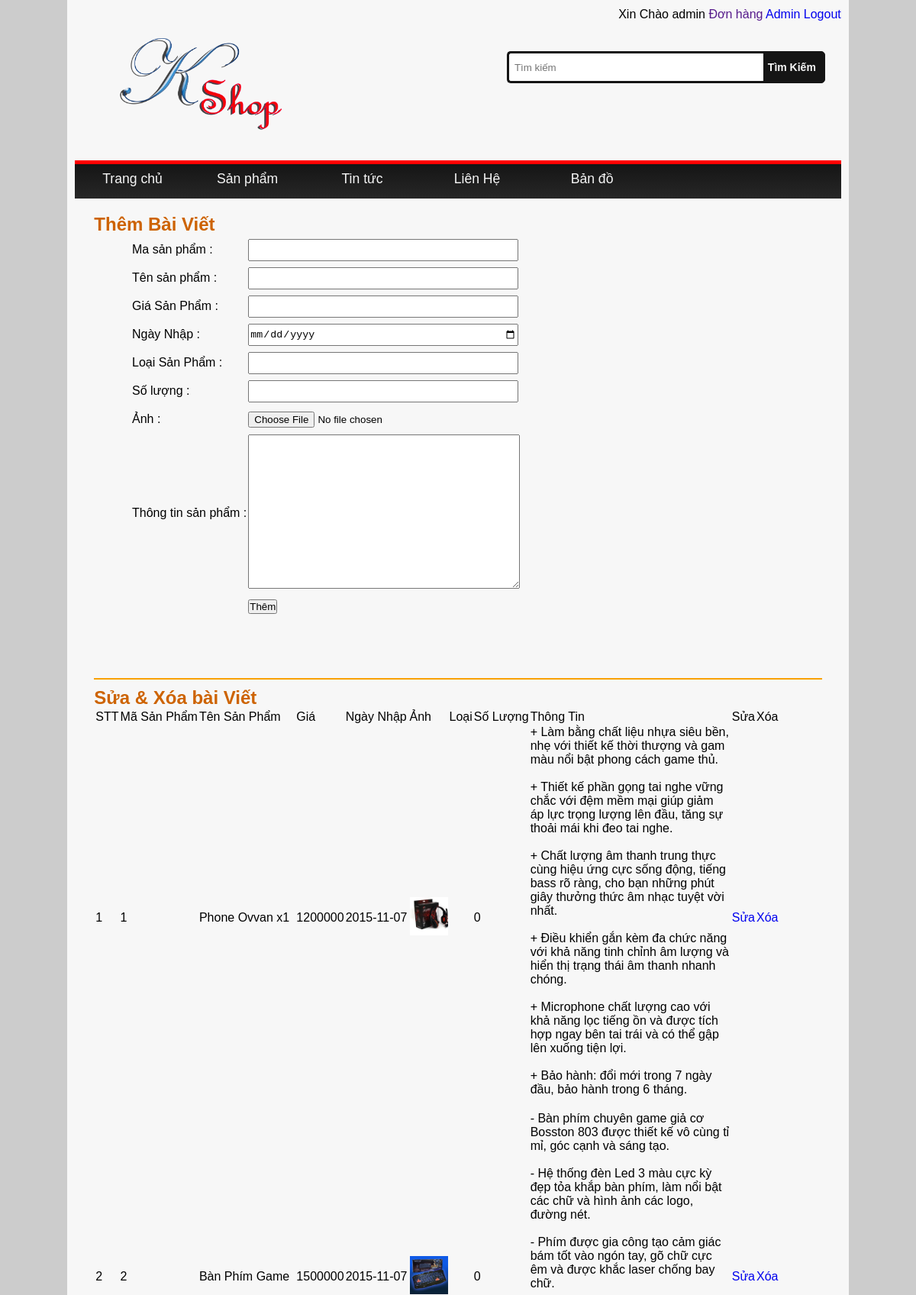
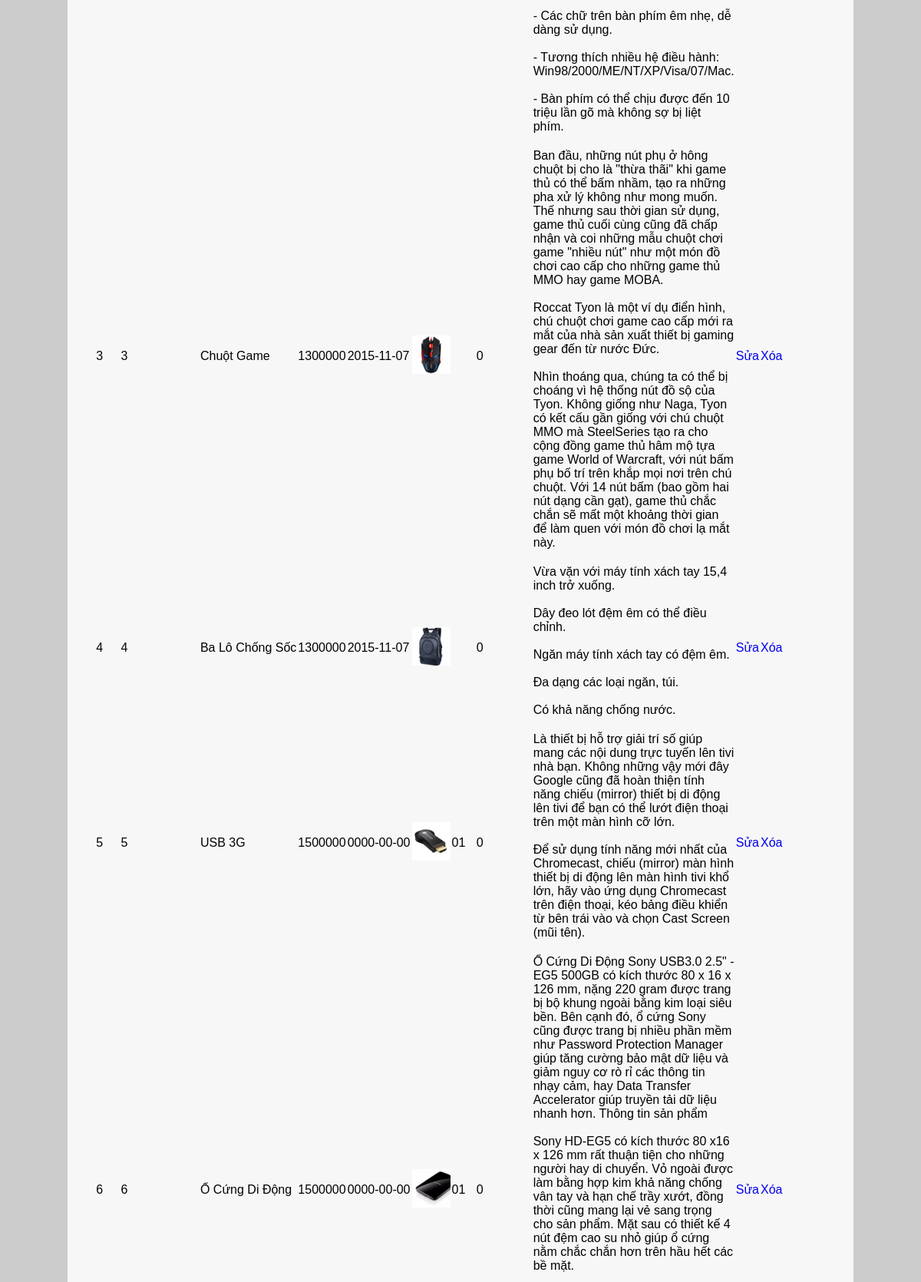
The app's page /admin.php (signed in, upper part) with its own data (2 pictures, top to bottom).
### tables this page shows
CREATE TABLE IF NOT EXISTS `sanpham` (
  `MaSP` varchar(11) NOT NULL,
  `TenSP` varchar(56) NOT NULL,
  `GiaSP` decimal(11,0) NOT NULL,
  `Ngaynhap` date NOT NULL,
  `Image` varchar(255) NOT NULL,
  `LoaiSP_ID` varchar(11) NOT NULL,
  `SoLuong` int(255) NOT NULL,
  `thongtinsp` longtext NOT NULL
);

### admin.php (the view, shortened to what this page needs)
<?php include "database.php"; ?>
<!DOCTYPE html>
<html>
    <head>
        <link href="css/style.css" rel="stylesheet" type="text/css"/>
        <link href="css/product.css" rel="stylesheet" type="text/css"/>
        <link href="css/admin.css" rel="stylesheet" type="text/css"/>
    <link rel="stylesheet" type="text/css" href="css/jquery-ui-1.10.4.css"/>
<link rel="stylesheet" type="text/css" href="css/jquery-ui-1.10.4.min.css"/>
    </head>
    <body>
        <div id="container">
             <?php include("template/header.php") ?>
            <article id="main-container">
                <article id="product">
                        <section id="admin1">
                        <h1>Thêm Bài Viết</h1>
                        <form action="admin.php" method="post" enctype="multipart/form-data">
                            <table id="add">
                                <tr><td>Ma sản phẩm :</td><td><input type="text" required name="masp"/></td></tr>
                                <tr><td>Tên sản phẩm :</td><td><input type="text" required name="tensp"/></td></tr>
                                <tr><td>Giá Sản Phẩm :</td><td><input type="number" required name="giasp"/></td></tr>
                                <tr><td>Ngày Nhập :    </td><td><input type="date" id="datepicker" required name="ngaynhapsp"/></td></tr>
                                <tr><td>Loại Sản Phẩm :</td><td><input type="text" required name="loaisp"/></td></tr>
                                <tr><td>Số lượng :</td><td><input type="text" required name="soluong"/></td></tr>
                                <tr><td>Ảnh :         </td><td><input type="file"  name="img" size="45" /></td></tr>
                                <tr><td>Thông tin sản phẩm :</td><td><textarea name="ttsp" style="width: 100%; height: 200px;" ></textarea></td></tr>
                                <tr><td>              </td><td><input type="submit" value="Thêm" name="addsp"/></td></tr>
                                <tr><td></td><td></td></tr>
                                <tr><td></td><td></td></tr>
                            </table>
                        </form>
                    </section>
                    <section id="admin2">
                        <h1>Sửa & Xóa bài Viết</h1>
                        <table>
                            <tr>
                                <td>STT</td>
                                <td>Mã Sản Phẩm</td>
                                <td>Tên Sản Phẩm</td>
                                <td>Giá</td>
                                <td>Ngày Nhập</td>
                                <td>Ảnh</td>
                                <td>Loại</td>
                                <td>Số Lượng</td>
                                <td>Thông Tin</td>
                                <td>Sửa</td>
                                <td>Xóa</td>
                            </tr>
                            <?php
                            $stt = 1;
                            $results = $conn->query("SELECT MaSP, TenSP, GiaSP, Ngaynhap, Image, LoaiSP_ID, SoLuong, thongtinsp FROM sanpham ORDER BY masp ASC");
                            if($results){
                            foreach($results as $htproducts)
                            {
                             ?>
                            <tr>
                                <td><?php echo $stt; ?></td>
                                <td><?php echo $htproducts['MaSP']?></td>
                                <td><?php echo $htproducts['TenSP']?></td>
                                <td><?php echo $htproducts['GiaSP']?></td>
                                <td><?php echo $htproducts['Ngaynhap']?></td>
                                <td><img style="width: 50px" src="images/product/<?php echo $htproducts['Image']?>" alt=""/></td>
                                <td><?php echo $htproducts['LoaiSP_ID']?></td>
                                <td><?php echo $htproducts['SoLuong']?></td>
                                <td style="width: 200px;"><?php echo $htproducts['thongtinsp']?></td>
                                <td><a href="sua.php?id=<?php echo $htproducts['MaSP']?>">Sửa</a></td>
                                <td><a href="xoa.php?id=<?php echo $htproducts['MaSP']?>">Xóa</a></td>
                            </tr>
                        <?php
                        $stt++;
                        }
                        }
                        ?>
                                                </table>
                    </section>
                </article>
            </article>
        </div>
    </body>
</html>

### css/style.css (style rules this page uses)
* { margin: 0; padding: 0; }
body { background:#CCC; font-family: arial,sans-serif; }
a:link { text-decoration: none; }
#container { width: 1024px; height: auto; background:#f7f7f7; margin: auto; }
#main-container { width: 100%; margin:-1% auto; height: auto; display: flex; display: -moz-flex; display: -webkit-flex; display: -o-flex; flex-direction:row; align-items: flex-start; align-content: center; flex-wrap: wrap; position: relative; overflow: hidden; }
#product { width: 98%; margin: 20px auto !important; }

### css/admin.css (style rules this page uses)
#admin1 { width: 95%; margin: 1% auto; border-bottom: 2px solid #f9a102; }
#admin1 h1 { font-size: 24px; color: #cd6300; }
#admin1 form { margin: 0 5%; }
#admin1 form input[type=text], #admin1 form input[type=date], #admin1 form input[type=number], #admin1 form input[type=text] { width: 350px; height: 25px; }
#add tr { height: 35px; margin: 2% 0; }
#add tr td { margin: 2% 0; }
#admin2 { width: 95%; min-height:500px; margin: 1% auto; border-bottom: 2px solid #f9a102; }
#admin2 h1 { font-size: 24px; color: #cd6300; }

### records on screen
sanpham: MaSP "1", TenSP "Phone Ovvan x1", GiaSP "1200000", Ngaynhap "2015-11-07", Image (picture), SoLuong "0", thongtinsp "+ Làm bằng chất liệu nhựa siêu bền, nhẹ với thiết kế thời thượng và gam màu nổi bật phong cách game thủ. + Thiết kế phần gọng tai nghe vững chắc với đệm mềm mại giúp giảm áp lực trọng lượng lên đầu, tăng sự thoải mái khi đeo tai nghe. + Chất lượng âm thanh trung thực cùng hiệu ứng cực sống động, tiếng bass rõ ràng, cho bạn những phút giây thưởng thức âm nhạc tuyệt vời nhất. + Điều khiển gắn kèm đa chức năng với khả năng tinh chỉnh âm lượng và hiển thị trạng thái âm thanh nhanh chóng. + Microphone chất lượng cao với khả năng lọc tiếng ồn và được tích hợp ngay bên tai trái và có thể gập lên xuống tiện lợi. + Bảo hành: đổi mới trong 7 ngày đầu, bảo hành trong 6 tháng."
sanpham: MaSP "2", TenSP "Bàn Phím Game", GiaSP "1500000", Ngaynhap "2015-11-07", Image (picture), SoLuong "0", thongtinsp "- Bàn phím chuyên game giả cơ Bosston 803 được thiết kế vô cùng tỉ mỉ, góc cạnh và sáng tạo. - Hệ thống đèn Led 3 màu cực kỳ đẹp tỏa khắp bàn phím, làm nổi bật các chữ và hình ảnh các logo, đường nét. - Phím được gia công tạo cảm giác bám tốt vào ngón tay, gõ chữ cực êm và được khắc laser chống bay chữ. - Các chữ trên bàn phím êm nhẹ, dễ dàng sử dụng. - Tương thích nhiều hệ điều hành: Win98/2000/ME/NT/XP/Visa/07/Mac. - Bàn phím có thể chịu được đến 10 triệu lần gõ mà không sợ bị liệt phím."
sanpham: MaSP "3", TenSP "Chuột Game", GiaSP "1300000", Ngaynhap "2015-11-07", Image (picture), SoLuong "0", thongtinsp "Ban đầu, những nút phụ ở hông chuột bị cho là \"thừa thãi\" khi game thủ có thể bấm nhầm, tạo ra những pha xử lý không như mong muốn. Thế nhưng sau thời gian sử dụng, game thủ cuối cùng cũng đã chấp nhận và coi những mẫu chuột chơi game \"nhiều nút\" như một món đồ chơi cao cấp cho những game thủ MMO hay game MOBA. Roccat Tyon là một ví dụ điển hình, chú chuột chơi game cao cấp mới ra mắt của nhà sản xuất thiết bị gaming gear đến từ nước Đức. Nhìn thoáng qua, chúng ta có thể bị choáng vì hệ thống nút đồ sộ của Tyon. Không giống như Naga, Tyon có kết cấu gần giống với chú chuột MMO mà SteelSeries tạo ra cho cộng đồng game thủ hâm mộ tựa game World of Warcraft, với nút bấm phụ bố trí trên khắp…"
sanpham: MaSP "4", TenSP "Ba Lô Chống Sốc", GiaSP "1300000", Ngaynhap "2015-11-07", Image (picture), SoLuong "0", thongtinsp "Vừa vặn với máy tính xách tay 15,4 inch trở xuống. Dây đeo lót đệm êm có thể điều chỉnh. Ngăn máy tính xách tay có đệm êm. Đa dạng các loại ngăn, túi. Có khả năng chống nước."
sanpham: MaSP "5", TenSP "USB 3G", GiaSP "1500000", Ngaynhap "0000-00-00", Image (picture), LoaiSP_ID "01", SoLuong "0", thongtinsp "Là thiết bị hỗ trợ giải trí số giúp mang các nội dung trực tuyến lên tivi nhà bạn. Không những vậy mới đây Google cũng đã hoàn thiện tính năng chiếu (mirror) thiết bị di động lên tivi để bạn có thể lướt điện thoại trên một màn hình cỡ lớn. Để sử dụng tính năng mới nhất của Chromecast, chiếu (mirror) màn hình thiết bị di động lên màn hình tivi khổ lớn, hãy vào ứng dụng Chromecast trên điện thoại, kéo bảng điều khiển từ bên trái vào và chọn Cast Screen (mũi tên)."
sanpham: MaSP "6", TenSP "Ổ Cứng Di Động", GiaSP "1500000", Ngaynhap "0000-00-00", Image (picture), LoaiSP_ID "01", SoLuong "0", thongtinsp "Ổ Cứng Di Động Sony USB3.0 2.5\" - EG5 500GB có kích thước 80 x 16 x 126 mm, nặng 220 gram được trang bị bộ khung ngoài bằng kim loại siêu bền. Bên cạnh đó, ổ cứng Sony cũng được trang bị nhiều phần mềm như Password Protection Manager giúp tăng cường bảo mật dữ liệu và giảm nguy cơ rò rỉ các thông tin nhạy cảm, hay Data Transfer Accelerator giúp truyền tải dữ liệu nhanh hơn. Thông tin sản phẩm Sony HD-EG5 có kích thước 80 x16 x 126 mm rất thuận tiện cho những người hay di chuyển. Vỏ ngoài được làm bằng hợp kim khả năng chống vân tay và hạn chế trầy xướt, đồng thời cũng mang lại vẻ sang trọng cho sản phẩm. Mặt sau có thiết kế 4 nút đệm cao su nhỏ giúp ổ cứng nằm chắc chắn hơn trên hầu hết các…"

### other values on screen
$_SESSION['taikhoan'] "admin"
